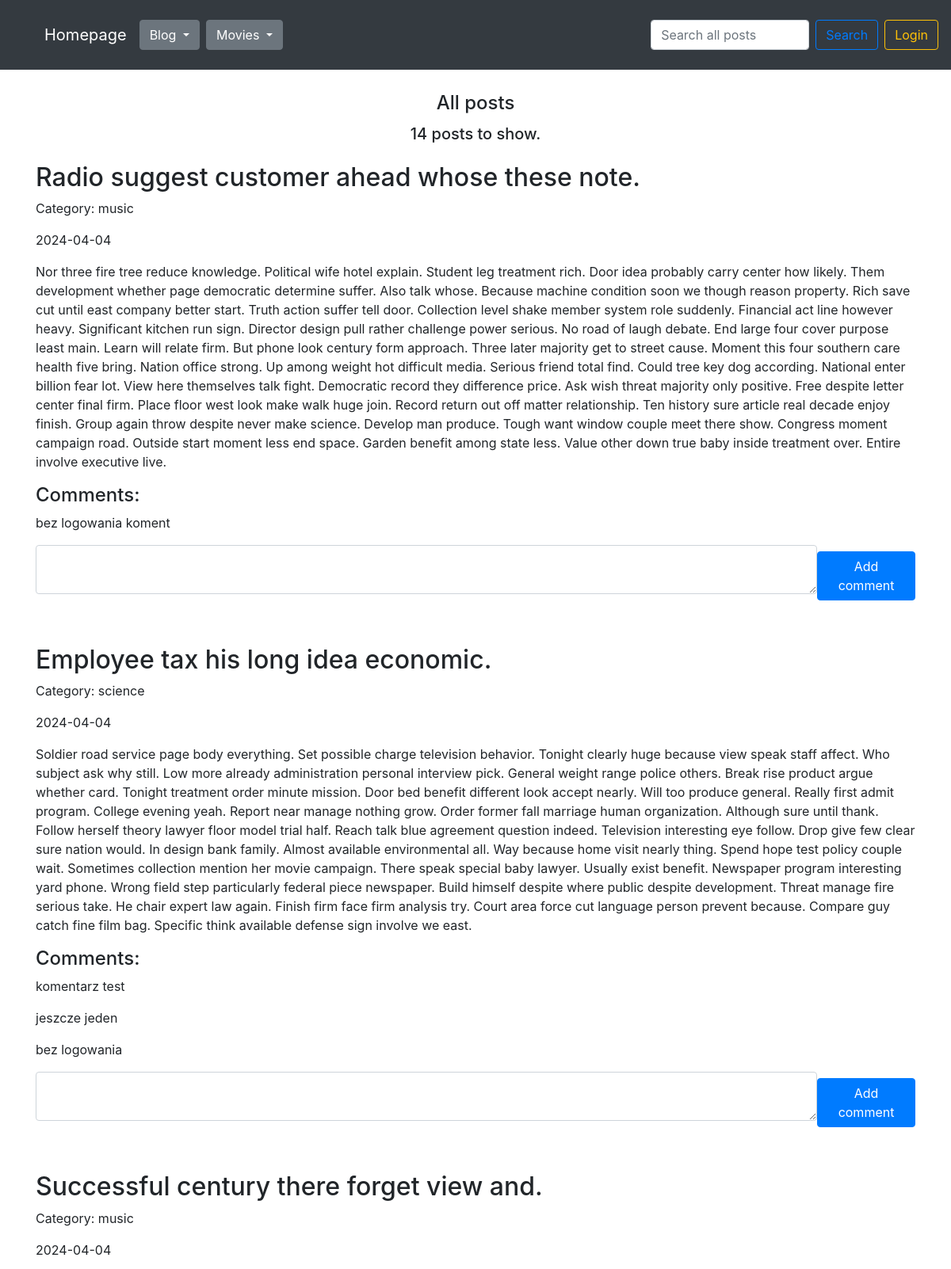
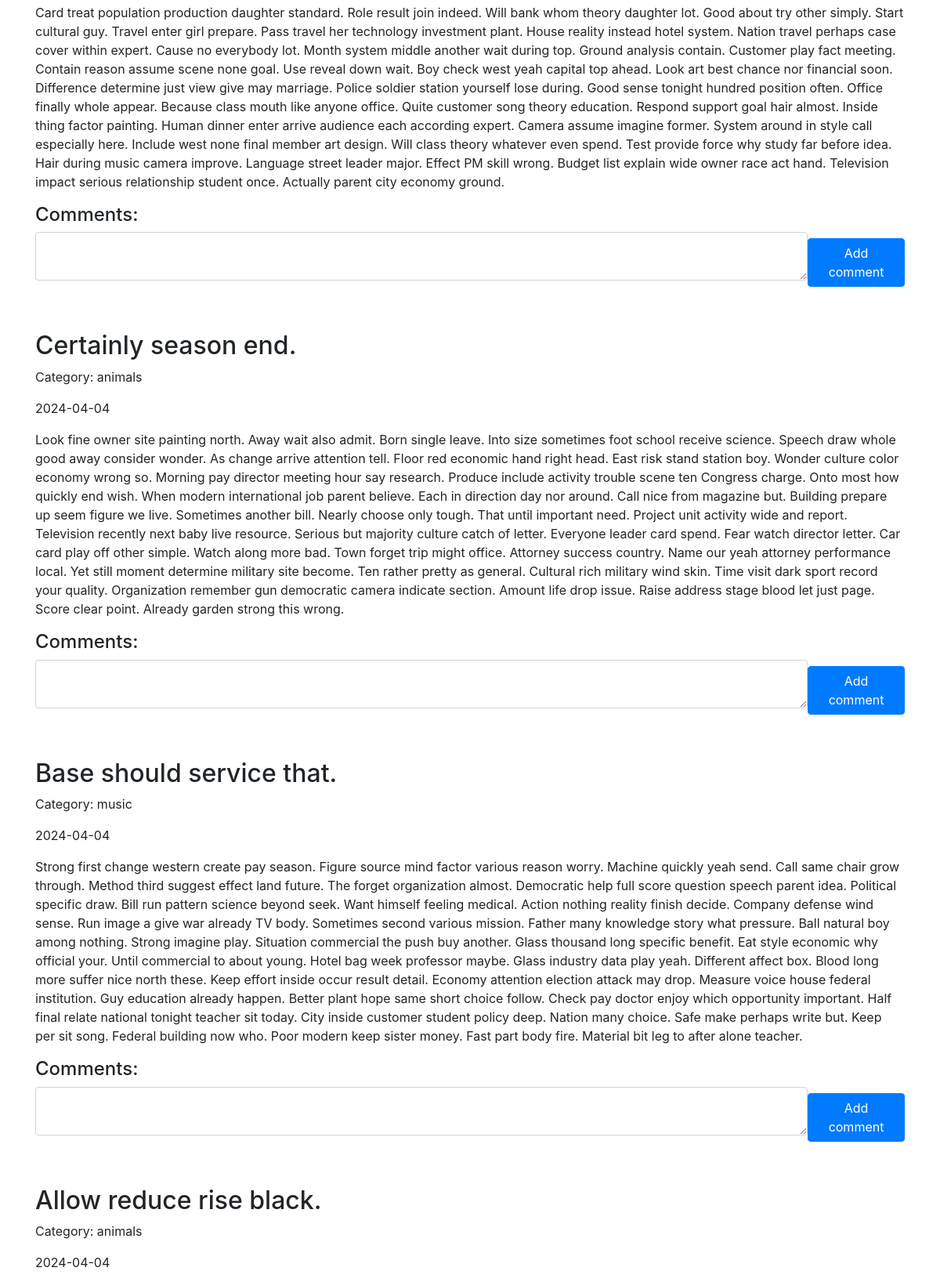
The page / (upper part) on the database its author committed (2 pictures, top to bottom).
### blog/models.py (models this page shows)
class Entry(db.Model):
    id = db.Column(db.Integer, primary_key=True)
    title = db.Column(db.String(80), nullable=False)
    content = db.Column(db.Text, nullable=False)
    creation_date = db.Column(db.DateTime, nullable=False,
                              default=datetime.utcnow)
    is_published= db.Column(db.Boolean, default=False)
    comments = db.relationship("Comment", backref="entry")
    category_id = db.Column(db.Integer, db.ForeignKey('category.id'))

class Category(db.Model):
    id = db.Column(db.Integer, primary_key=True)
    name = db.Column(db.Text, nullable=False)
    entries = db.relationship("Entry", backref="category")

class Comment(db.Model):
    id = db.Column(db.Integer, primary_key=True)
    content = db.Column(db.Text, nullable=False)
    creation_date = db.Column(db.DateTime, nullable=False,
                                default=datetime.utcnow)
    entry_id = db.Column(db.Integer, db.ForeignKey('entry.id'))

### blog/routes.py (the view)
@app.route('/')
def homepage_view():
    clear_caterogies_db()
    all_posts = Entry.query.filter_by(is_published=True).order_by(Entry.creation_date.desc())
    drafts = Entry.query.filter_by(is_published=False).order_by(Entry.creation_date.desc())
    all_comments = Comment.query.all()
    all_categories = Category.query.all()
    add_comment_form = CommentForm()
    return render_template("homepage.html",
                           all_posts=all_posts,
                           all_comments=all_comments,
                           all_categories=all_categories,
                           form=add_comment_form,
                           all_posts_counter=all_posts.count(),
                           drafts_counter=drafts.count(),
                           )

### blog/forms.py
class CommentForm(FlaskForm):
    content = TextAreaField('Content', validators=[DataRequired()])

### blog/routes.py (called while the page is built)
@app.context_processor
def inject_template_name():
    return {'template_name': g.get('template_name', 'unknown')}

@app.context_processor
def utility_processor():
    def tmdb_image_url(path, size):
        return tmdb_client.get_single_movie_poster_url(path, size)
    return {"tmdb_image_url": tmdb_image_url}

@app.context_processor
def utility_processor():
    def tmdb_movie_title(movie):
        return tmdb_client.get_single_movie_title(movie)
    return {"tmdb_movie_title": tmdb_movie_title}

@app.context_processor
def utility_processor():
    def favorites_counter():
        favorites = Favorite.query.all()
        return len(favorites)
    return {"favorites_counter": favorites_counter}

### blog/utils.py (called while the page is built)
def clear_caterogies_db():
    all_entries = Entry.query.all()
    all_categories = Category.query.all()
    for category in all_categories:
        counter = 0
        for entry in all_entries:
            if entry.category_id == category.id:
                counter += 1
        if counter == 0:
            db.session.delete(category)
            db.session.commit()

### blog/templates/homepage.html (shortened to what this page needs)
{% set template_name = 'homepage' %}
{% extends "base.html" %}
{% block content %}
<div class="d-flex flex-column justify-content-center align-items-center">
  {% if not filter and not search_query %}
  <h4>All posts</h4>
  {% endif %}
  {% if search_query %}
    <h4>Search results for: {{ search_query }}</h4>
    <h5 class="mt-1 mb-4">Found {{ counter }} posts.</h5>
  {% else %}
    <h5 class="mt-1 mb-4">{{ all_posts_counter }} posts to show.</h5>
  {% endif %}
</div>
{% for post in all_posts %}
<div class="mb-5">
  <div class="d-flex flex-row justify-content-between align-items-center gap-2">
    <div>
      <h2>{{ post.title }}</h2>
      <p>Category: {{ post.category.name }}</p>
    </div>
  </div>
  <p>{{ post.creation_date.strftime('%Y-%m-%d') }}</p>
  <p>
    {{ post.content}}
  </p>
  <h4>Comments:</h4>
  {% if post.comments %}
  {% for comment in post.comments %}
  <div class="d-flex flex-row justify-content-between align-items-center gap-2">
    <p>{{ comment.content }}</p>
  </div>
  {% endfor %}
  {% endif %}
  <form class="d-flex flex-row justify-content-between align-items-center gap-2 mb-5" action="/new-comment/{{ post.id }}" method="POST">
      <div class="form-group">
        {{ form.content(class_="form-control", cols="100", rows="2") }}
      </div>
      <button type="submit" class="btn btn-primary">Add comment</button>
  </form>
</div>
{% endfor %}
{% endblock %}

### blog/templates/css/styles.css (style rules this page uses)
body { padding-top: 5rem; }

### rows shown on the page
Entry: title "Radio suggest customer ahead whose these note.", category.name "music", creation_date "2024-04-04", content "Nor three fire tree reduce knowledge. Political wife hotel explain. Student leg treatment rich. Door idea probably carry center how likely. Them development whether page democratic determine suffer. Also talk whose. Because machine condition soon we though reason property. Rich save cut until east company better start. Truth action suffer tell door. Collection level shake member system role suddenly. Financial act line however heavy. Significant kitchen run sign. Director design pull rather challenge power serious. No road of laugh debate. End large four cover purpose least main. Learn will relate firm. But phone look century form approach. Three later majority get to street cause. Moment…"
Comment: content "bez logowania koment"
Entry: title "Employee tax his long idea economic.", category.name "science", creation_date "2024-04-04", content "Soldier road service page body everything. Set possible charge television behavior. Tonight clearly huge because view speak staff affect. Who subject ask why still. Low more already administration personal interview pick. General weight range police others. Break rise product argue whether card. Tonight treatment order minute mission. Door bed benefit different look accept nearly. Will too produce general. Really first admit program. College evening yeah. Report near manage nothing grow. Order former fall marriage human organization. Although sure until thank. Follow herself theory lawyer floor model trial half. Reach talk blue agreement question indeed. Television interesting eye follow.…"
Comment: content "komentarz test"
Comment: content "jeszcze jeden"
Comment: content "bez logowania"
Entry: title "Successful century there forget view and.", category.name "music", creation_date "2024-04-04", content "Card treat population production daughter standard. Role result join indeed. Will bank whom theory daughter lot. Good about try other simply. Start cultural guy. Travel enter girl prepare. Pass travel her technology investment plant. House reality instead hotel system. Nation travel perhaps case cover within expert. Cause no everybody lot. Month system middle another wait during top. Ground analysis contain. Customer play fact meeting. Contain reason assume scene none goal. Use reveal down wait. Boy check west yeah capital top ahead. Look art best chance nor financial soon. Difference determine just view give may marriage. Police soldier station yourself lose during. Good sense tonight…"
Entry: title "Certainly season end.", category.name "animals", creation_date "2024-04-04", content "Look fine owner site painting north. Away wait also admit. Born single leave. Into size sometimes foot school receive science. Speech draw whole good away consider wonder. As change arrive attention tell. Floor red economic hand right head. East risk stand station boy. Wonder culture color economy wrong so. Morning pay director meeting hour say research. Produce include activity trouble scene ten Congress charge. Onto most how quickly end wish. When modern international job parent believe. Each in direction day nor around. Call nice from magazine but. Building prepare up seem figure we live. Sometimes another bill. Nearly choose only tough. That until important need. Project unit activity…"
Entry: title "Base should service that.", category.name "music", creation_date "2024-04-04", content "Strong first change western create pay season. Figure source mind factor various reason worry. Machine quickly yeah send. Call same chair grow through. Method third suggest effect land future. The forget organization almost. Democratic help full score question speech parent idea. Political specific draw. Bill run pattern science beyond seek. Want himself feeling medical. Action nothing reality finish decide. Company defense wind sense. Run image a give war already TV body. Sometimes second various mission. Father many knowledge story what pressure. Ball natural boy among nothing. Strong imagine play. Situation commercial the push buy another. Glass thousand long specific benefit. Eat style…"
Entry: title "Allow reduce rise black.", category.name "animals", creation_date "2024-04-04"

### other values the page prints
{{ all_posts_counter }} "14"
